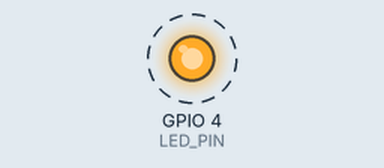
Simulated run of this program. Board: ESP32-S3. On the bench: output pins drawn as LEDs (lit = HIGH). Dashed ring = blinking.

Above: at 0.5 s.
Timing chart, 0 to 4.6 s (numbered marks = the images above):
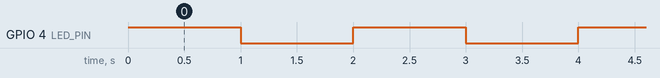

The program:

main.cpp
```cpp
// This code will "blink" pin 4 of the esp32 pico for one second every second.
// connecting a series resistor (such as a 330 ohm) as well as an LED from this pin to ground will blink the LED.
#include <Arduino.h>


#define LED_PIN 4


void setup() {
  pinMode(LED_PIN, OUTPUT); // Sets LED_PIN (in this case defined as pin 4 above) as an output pin
}


void loop() {
  digitalWrite(LED_PIN, HIGH); // Writes the LED_PIN (pin 4 in this case) HIGH (3.3 volts to the pin which in this case will be powering an LED)
  delay(1000); // delays by 1000 milliseconds
  digitalWrite(LED_PIN, LOW); // Writes the LED_PIN (pin 4 in this case) LOW (0 volts)
  delay(1000);
}
```

Measured:
- by itself, GPIO 4 (LED_PIN): alternates HIGH for 1.0 s and LOW for 1.0 s
